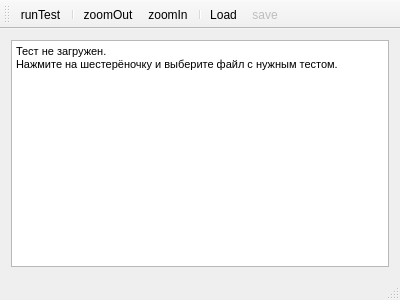
<?xml version="1.0" encoding="UTF-8"?>
<ui version="4.0">
 <class>MainWindow</class>
 <widget class="QMainWindow" name="MainWindow">
  <property name="enabled">
   <bool>true</bool>
  </property>
  <property name="geometry">
   <rect>
    <x>0</x>
    <y>0</y>
    <width>400</width>
    <height>300</height>
   </rect>
  </property>
  <widget class="QWidget" name="centralWidget">
   <layout class="QVBoxLayout" name="verticalLayout_2">
    <item>
     <layout class="QVBoxLayout" name="mainLayout">
      <item>
       <widget class="QTextBrowser" name="textBrowser">
        <property name="sizePolicy">
         <sizepolicy hsizetype="Ignored" vsizetype="Expanding">
          <horstretch>0</horstretch>
          <verstretch>0</verstretch>
         </sizepolicy>
        </property>
        <property name="html">
         <string>&lt;!DOCTYPE HTML PUBLIC &quot;-//W3C//DTD HTML 4.0//EN&quot; &quot;http://www.w3.org/TR/REC-html40/strict.dtd&quot;&gt;
&lt;html&gt;&lt;head&gt;&lt;meta name=&quot;qrichtext&quot; content=&quot;1&quot; /&gt;&lt;style type=&quot;text/css&quot;&gt;
p, li { white-space: pre-wrap; }
&lt;/style&gt;&lt;/head&gt;&lt;body style=&quot; font-family:'MS Shell Dlg 2'; font-size:8.25pt; font-weight:400; font-style:normal;&quot;&gt;
&lt;p style=&quot; margin-top:0px; margin-bottom:0px; margin-left:0px; margin-right:0px; -qt-block-indent:0; text-indent:0px;&quot;&gt;Тест не загружен. &lt;/p&gt;
&lt;p style=&quot; margin-top:0px; margin-bottom:0px; margin-left:0px; margin-right:0px; -qt-block-indent:0; text-indent:0px;&quot;&gt;Нажмите на шестерёночку и выберите файл с нужным тестом.&lt;/p&gt;&lt;/body&gt;&lt;/html&gt;</string>
        </property>
       </widget>
      </item>
      <item>
       <layout class="QHBoxLayout" name="buttonsLayout"/>
      </item>
     </layout>
    </item>
   </layout>
  </widget>
  <widget class="QMenuBar" name="menuBar">
   <property name="geometry">
    <rect>
     <x>0</x>
     <y>0</y>
     <width>400</width>
     <height>20</height>
    </rect>
   </property>
  </widget>
  <widget class="QToolBar" name="mainToolBar">
   <property name="enabled">
    <bool>true</bool>
   </property>
   <attribute name="toolBarArea">
    <enum>TopToolBarArea</enum>
   </attribute>
   <attribute name="toolBarBreak">
    <bool>false</bool>
   </attribute>
   <addaction name="actionRunTest"/>
   <addaction name="separator"/>
   <addaction name="actionZoomOut"/>
   <addaction name="actionZoomIn"/>
   <addaction name="separator"/>
   <addaction name="actionLoad"/>
   <addaction name="actionSave"/>
  </widget>
  <widget class="QStatusBar" name="statusBar"/>
  <action name="actionZoomIn">
   <property name="checkable">
    <bool>false</bool>
   </property>
   <property name="enabled">
    <bool>true</bool>
   </property>
   <property name="icon">
    <iconset resource="../resources.qrc">
     <normaloff>:/res/icons/zoom-in.png</normaloff>:/res/icons/zoom-in.png</iconset>
   </property>
   <property name="text">
    <string>zoomIn</string>
   </property>
   <property name="shortcut">
    <string>Ctrl+=</string>
   </property>
  </action>
  <action name="actionZoomOut">
   <property name="checkable">
    <bool>false</bool>
   </property>
   <property name="enabled">
    <bool>true</bool>
   </property>
   <property name="icon">
    <iconset resource="../resources.qrc">
     <normaloff>:/res/icons/zoom-out.png</normaloff>:/res/icons/zoom-out.png</iconset>
   </property>
   <property name="text">
    <string>zoomOut</string>
   </property>
   <property name="shortcut">
    <string>Ctrl+-</string>
   </property>
  </action>
  <action name="actionSave">
   <property name="enabled">
    <bool>false</bool>
   </property>
   <property name="icon">
    <iconset resource="../resources.qrc">
     <normaloff>:/res/icons/document-save-as.png</normaloff>:/res/icons/document-save-as.png</iconset>
   </property>
   <property name="text">
    <string>save</string>
   </property>
   <property name="shortcut">
    <string>Ctrl+S</string>
   </property>
  </action>
  <action name="actionLoad">
   <property name="icon">
    <iconset resource="../resources.qrc">
     <normaloff>:/res/icons/document-open.png</normaloff>:/res/icons/document-open.png</iconset>
   </property>
   <property name="text">
    <string>Load</string>
   </property>
   <property name="shortcut">
    <string>Ctrl+O</string>
   </property>
  </action>
  <action name="actionRunTest">
   <property name="icon">
    <iconset resource="../resources.qrc">
     <normaloff>:/res/icons/system-run.png</normaloff>:/res/icons/system-run.png</iconset>
   </property>
   <property name="text">
    <string>runTest</string>
   </property>
  </action>
 </widget>
 <layoutdefault spacing="6" margin="11"/>
 <resources>
  <include location="../resources.qrc"/>
 </resources>
 <connections/>
</ui>
